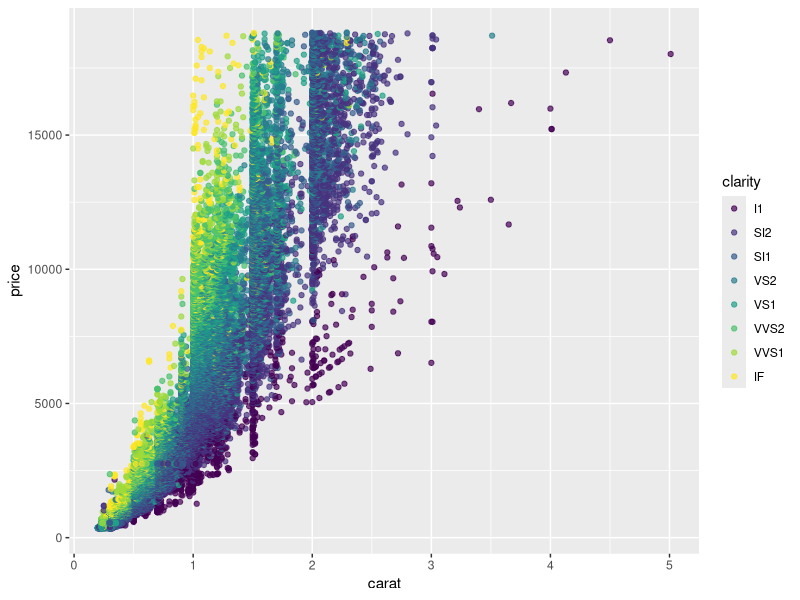
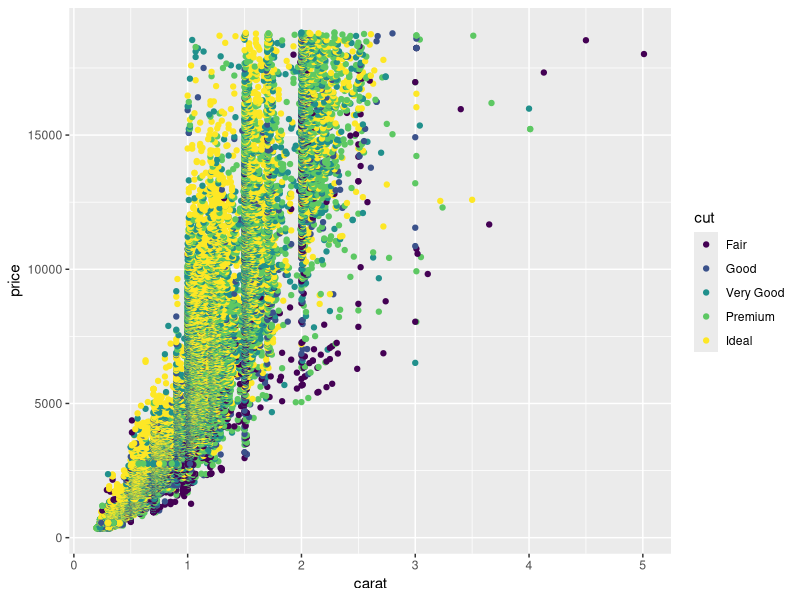
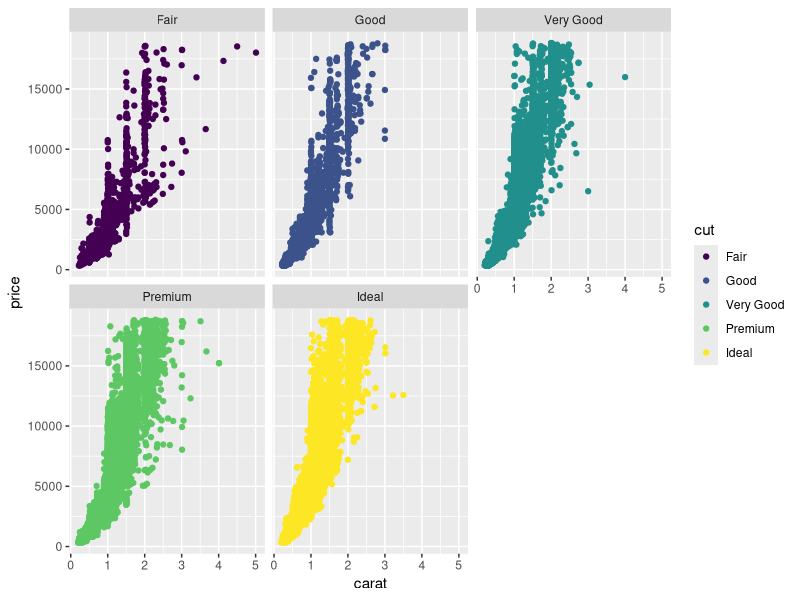
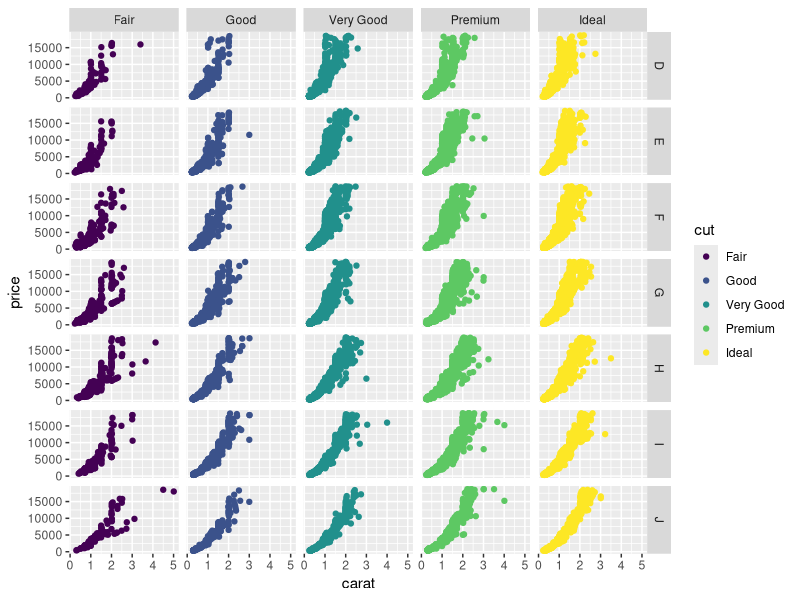

Write R code to recreate these figures, in order.
## ---- chunk 1
install.packages("tidyverse")
## ---- chunk 2
library(tidyverse)
## ---- chunk 3
head(diamonds)
View(diamonds)
## ---- chunk 4
str(diamonds)
## ---- chunk 5
glimpse(diamonds)
## ---- chunk 6
colnames(diamonds)
## ---- chunk 7
rename(diamonds, carat_new = carat)
## ---- chunk 8
View(diamonds)
## ---- chunk 9
rename(diamonds, carat_new = carat, cut_new = cut)
## ---- chunk 10
summarize(diamonds, mean_carat = mean(carat))
## ---- chunk 11
ggplot(data = diamonds, aes(x = carat, y = price, color = clarity)) +
  geom_point(alpha = 0.7)
## ---- chunk 12
ggplot(data = diamonds, aes(x = carat, y = price, color = cut)) +
  geom_point()
## ---- chunk 13
ggplot(data = diamonds, aes(x = carat, y = price, color = cut)) +
  geom_point() +
  facet_wrap(~cut)
## ---- chunk 14
ggplot(data = diamonds, aes(x = carat, y = price, color = cut)) +
  geom_point() +
  facet_grid(rows = vars(color), cols = vars(cut))
